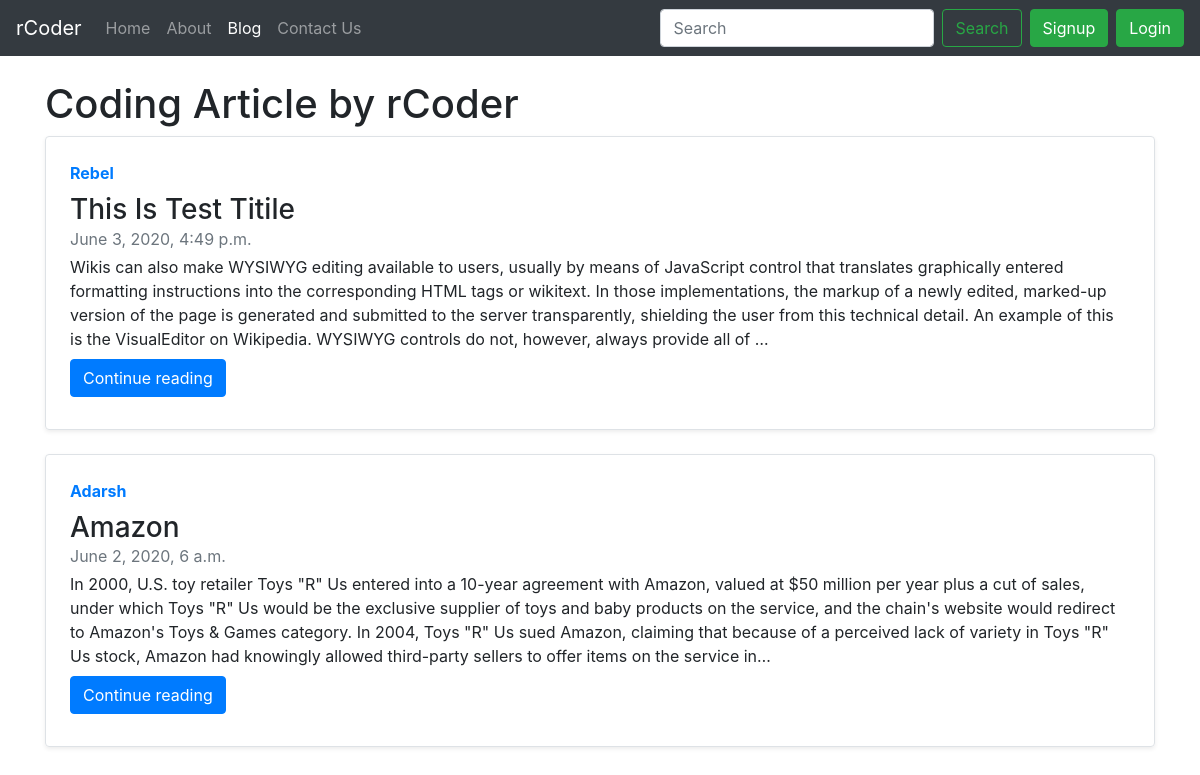
Screenshot of /blog/ with the database file from the repository.
### blog/models.py (models this page shows, shortened)
class Post(models.Model):
    sno = models.AutoField(primary_key=True)
    title = models.CharField(max_length=155)
    content = models.TextField(max_length=5000)
    auther = models.CharField(max_length=50)
    slug = models.CharField(max_length=500)
    timeStamp = models.DateTimeField(blank=True)

### blog/views.py (the view)
# urls.py: path('', views.blogHome, name='blogHome'),
def blogHome(request):
    allPosts = Post.objects.all()
    context = {'allPosts':allPosts}
    return render(request, 'blog/blogHome.html', context)

### templates/blog/blogHome.html (shortened to what this page needs)
{% extends 'base.html' %}
{% block blogactive %}active{% endblock blogactive %}
{% block body %}
<div class="container my-4">
<h1>Coding Article by rCoder</h1>
{% for post in allPosts %}
   <div class="row no-gutters border rounded overflow-hidden flex-md-row mb-4 shadow-sm h-md-250 position-relative">
        <div class="col p-4 d-flex flex-column position-static">
          <strong class="d-inline-block mb-2 text-primary">{{post.auther}}</strong>
          <h3 class="mb-0">{{post.title}}</h3>
          <div class="mb-1 text-muted">{{post.timeStamp}}</div>
          <p class="card-text mb-auto">{{post.content| truncatechars:500}}</p>
          <div class="my-2">
          <a href="/blog/{{post.slug}}" role="button" class="btn btn-primary">Continue reading</a>
          </div>
        </div>
      </div>
      {% endfor %}
</div>
{% endblock body %}

### templates/base.html (shortened to what this page needs)
<!doctype html>
<html lang="en">
<head>
  <link rel="stylesheet" href="https://stackpath.bootstrapcdn.com/bootstrap/4.5.0/css/bootstrap.min.css"
>
</head>
<body>
  <nav class="navbar navbar-expand-lg navbar-dark bg-dark">
    <a class="navbar-brand" href="/">rCoder</a>
    <div class="collapse navbar-collapse" id="navbarSupportedContent">
      <ul class="navbar-nav mr-auto">
        <li class="nav-item {% block homeactive %}{% endblock homeactive %}">
          <a class="nav-link" href="/">Home <span class="sr-only">(current)</span></a>
        </li>
        <li class="nav-item {% block aboutactive %}{% endblock aboutactive %}">
          <a class="nav-link" href="/about">About</a>
        </li>
        <li class="nav-item {% block blogactive %}{% endblock blogactive %}">
          <a class="nav-link" href="/blog">Blog</a>
        </li>
        <li class="nav-item {% block contactactive %}{% endblock contactactive %}">
          <a class="nav-link" href="/contact">Contact Us</a>
        </li>
      </ul>
      <form method="get" action="/search" class="form-inline my-2 my-lg-0">
        <input name="query" id="query" class="form-control mr-sm-2" type="search" placeholder="Search"
          aria-label="Search">
        <button class="btn btn-outline-success my-2 my-sm-0" type="submit">Search</button>
      </form>
      {% if user.is_authenticated %}
      <li class="nav-item dropdown navbar-nav">
        <a class="nav-link dropdown-toggle" href="#" id="navbarDropdown" role="button" data-toggle="dropdown" aria-haspopup="true" aria-expanded="false">
         Welcome {{request.user}}
        </a>
        <div class="dropdown-menu" aria-labelledby="navbarDropdown">
          <a class="dropdown-item" href="/logout">LogOut</a>
        </div>
      </li>
      {% else %}
      <button type="button" class="btn btn-success mx-2" data-toggle="modal" data-target="#signupModal">
        Signup
      </button>
      <button type="button" class="btn btn-success" data-toggle="modal" data-target="#loginModal">
        Login
      </button>
      {% endif %}
    </div>
  </nav>
  {% block body %}
  {% endblock body %}
</body>
</html>

### rows the page displays
Post: auther "Rebel", title "This Is Test Titile", timeStamp "June 3, 2020, 4:49 p.m.", content "Wikis can also make WYSIWYG editing available to users, usually by means of JavaScript control that translates graphically entered formatting instructions into the corresponding HTML tags or wikitext. In those implementations, the markup of a newly edited, marked-up version of the page is generated and submitted to the server transparently, shielding the user from this technical detail. An example of this is the VisualEditor on Wikipedia. WYSIWYG controls do not, however, always provide all of …"
Post: auther "Adarsh", title "Amazon", timeStamp "June 2, 2020, 6 a.m.", content "In 2000, U.S. toy retailer Toys \"R\" Us entered into a 10-year agreement with Amazon, valued at $50 million per year plus a cut of sales, under which Toys \"R\" Us would be the exclusive supplier of toys and baby products on the service, and the chain's website would redirect to Amazon's Toys & Games category. In 2004, Toys \"R\" Us sued Amazon, claiming that because of a perceived lack of variety in Toys \"R\" Us stock, Amazon had knowingly allowed third-party sellers to offer items on the service in…"
